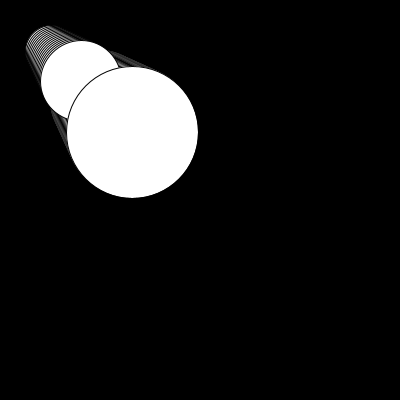
Frame 1 (no input)
Frame 60 (the mouse pressed at the canvas centre just before this capture): identical to frame 1, image omitted
Frame 120 (the mouse held since frame 60 and released just before this capture): identical to frame 1, image omitted

The Processing sketch that drew this single still picture (run headless with seeded random() and noise(); from frame 60 on, the mouse is pressed at the canvas centre):

// Processing sketch: processing_168332
// ── processing_168332.pde

void setup() {
  size(400,400);
  smooth();
}
void draw() {
  int a = 0;
  int b = 1;
  boolean bool;
  background(0);
  while(a+b < 100)
  {
    if((a+b) % 2 == 0)
    {
      bool = true;
    }  
    else
    {
      bool = false;
    }
    
    if (bool == true) {
        ellipse(a+50,a+50,a+50,a+50);
        }
    else{
       ellipse(a+100,a+100,a+100,a+100);
        }
    a=a+1;
    b=b+2;    
  }     
}



 
      
      
      
    
